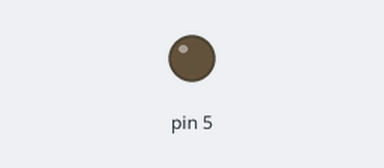
Bench run of a sketch on a simulated Arduino Uno, built with avr-gcc and run on an emulated ATmega328P. On the bench: output pins drawn as LEDs (lit = HIGH). What the sketch prints to the serial monitor is not drawn.

Above: at 1.3 s.
At 6.2 s:
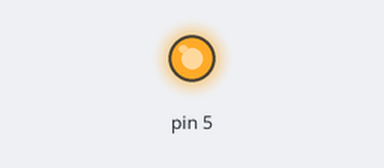
Timing chart, 0 to 6.9 s (numbered marks = the images above):
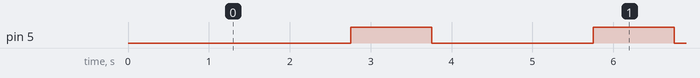

The sketch:

timer_example3.ino
```cpp
volatile int sayi=0;
volatile bool cvr=0;
void setup() {

  pinMode(5,OUTPUT);
  cli();
  TCCR1B=0;
  TCCR1A=0;
  TCNT1=0;
  OCR1A=46874;
  TIMSK1|=(1<<OCIE1A);
  TCCR1B|=(1<<WGM12);
  TCCR1B|=(1<<CS12);
  sei();
  Serial.begin(9600);
}

ISR(TIMER1_COMPA_vect)
{
  sayi++;
  if(sayi==2)
  {
    cvr=1;
    sayi=0;
  }
}

void loop()
{
  while (cvr==1)
  {
   // Serial.println(cvr);
    digitalWrite(5,LOW);
  delay(2000);
    digitalWrite(5,HIGH);
  cvr=0;
  }


Serial.println(sayi);

}
```

Measured:
- by itself, pin 5: alternates HIGH for 1.0 s and LOW for 2.0 s
